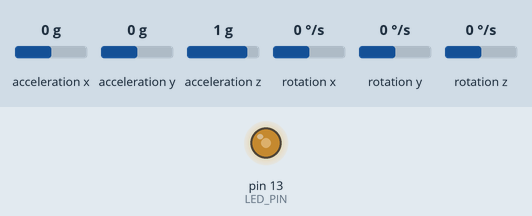
The sketch below on a simulated Arduino Uno, built with avr-gcc and run on an emulated ATmega328P. Parts: output pins drawn as LEDs (lit = HIGH). The test bench sets the inputs (shaded band); at power-on: acceleration x 0 g, acceleration y 0 g, acceleration z 1 g, rotation x 0 °/s, rotation y 0 °/s, rotation z 0 °/s. What the sketch prints to the serial monitor is not drawn.

Above: at 0.1 s.
Timing chart, 0 to 1.6 s (numbered marks = the images above):
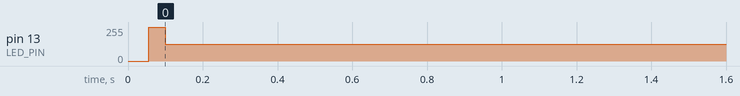

Measured:
- by itself, pin 13 (LED_PIN): 0/255 → 126/255 at 0.06 s

The sketch:

MPU6050_raw1.ino
```cpp
// I2C device class (I2Cdev) demonstration Arduino sketch for MPU6050 class
// 10/7/2011 by Jeff Rowberg <jeff@rowberg.net>
// Updates should (hopefully) always be available at https://github.com/jrowberg/i2cdevlib
//
// Changelog:
//      2013-05-08 - added multiple output formats
//                 - added seamless Fastwire support
//      2011-10-07 - initial release

/* ============================================
I2Cdev device library code is placed under the MIT license
Copyright (c) 2011 Jeff Rowberg

Permission is hereby granted, free of charge, to any person obtaining a copy
of this software and associated documentation files (the "Software"), to deal
in the Software without restriction, including without limitation the rights
to use, copy, modify, merge, publish, distribute, sublicense, and/or sell
copies of the Software, and to permit persons to whom the Software is
furnished to do so, subject to the following conditions:

The above copyright notice and this permission notice shall be included in
all copies or substantial portions of the Software.

THE SOFTWARE IS PROVIDED "AS IS", WITHOUT WARRANTY OF ANY KIND, EXPRESS OR
IMPLIED, INCLUDING BUT NOT LIMITED TO THE WARRANTIES OF MERCHANTABILITY,
FITNESS FOR A PARTICULAR PURPOSE AND NONINFRINGEMENT. IN NO EVENT SHALL THE
AUTHORS OR COPYRIGHT HOLDERS BE LIABLE FOR ANY CLAIM, DAMAGES OR OTHER
LIABILITY, WHETHER IN AN ACTION OF CONTRACT, TORT OR OTHERWISE, ARISING FROM,
OUT OF OR IN CONNECTION WITH THE SOFTWARE OR THE USE OR OTHER DEALINGS IN
THE SOFTWARE.
===============================================
*/

// I2Cdev and MPU6050 must be installed as libraries, or else the .cpp/.h files
// for both classes must be in the include path of your project
#include "I2Cdev.h"
#include "MPU6050.h"

// Arduino Wire library is required if I2Cdev I2CDEV_ARDUINO_WIRE implementation
// is used in I2Cdev.h
#if I2CDEV_IMPLEMENTATION == I2CDEV_ARDUINO_WIRE
    #include "Wire.h"
#endif

// class default I2C address is 0x68
// specific I2C addresses may be passed as a parameter here
// AD0 low = 0x68 (default for InvenSense evaluation board)
// AD0 high = 0x69
MPU6050 accelgyro;
//MPU6050 accelgyro(0x69); // <-- use for AD0 high

int count=0;
float value=0;
int16_t ax, ay, az;
int16_t gx, gy, gz;


// uncomment "OUTPUT_READABLE_ACCELGYRO" if you want to see a tab-separated
// list of the accel X/Y/Z and then gyro X/Y/Z values in decimal. Easy to read,
// not so easy to parse, and slow(er) over UART.
#define OUTPUT_READABLE_ACCELGYRO

// uncomment "OUTPUT_BINARY_ACCELGYRO" to send all 6 axes of data as 16-bit
// binary, one right after the other. This is very fast (as fast as possible
// without compression or data loss), and easy to parse, but impossible to read
// for a human.
//#define OUTPUT_BINARY_ACCELGYRO


#define LED_PIN 13
bool blinkState = false;

void setup() {
    // join I2C bus (I2Cdev library doesn't do this automatically)
    #if I2CDEV_IMPLEMENTATION == I2CDEV_ARDUINO_WIRE
        Wire.begin();
    #elif I2CDEV_IMPLEMENTATION == I2CDEV_BUILTIN_FASTWIRE
        Fastwire::setup(400, true);
    #endif

    // initialize serial communication
    // (38400 chosen because it works as well at 8MHz as it does at 16MHz, but
    // it's really up to you depending on your project)
    Serial.begin(9600);

    // initialize device
    Serial.println("Initializing I2C devices...");
    accelgyro.initialize();

    // verify connection
    Serial.println("Testing device connections...");
    Serial.println(accelgyro.testConnection() ? "MPU6050 connection successful" : "MPU6050 connection failed");

    // use the code below to change accel/gyro offset values
    /*
    Serial.println("Updating internal sensor offsets...");
    // -76	-2359	1688	0	0	0
    Serial.print(accelgyro.getXAccelOffset()); Serial.print("\t"); // -76
    Serial.print(accelgyro.getYAccelOffset()); Serial.print("\t"); // -2359
    Serial.print(accelgyro.getZAccelOffset()); Serial.print("\t"); // 1688
    Serial.print(accelgyro.getXGyroOffset()); Serial.print("\t"); // 0
    Serial.print(accelgyro.getYGyroOffset()); Serial.print("\t"); // 0
    Serial.print(accelgyro.getZGyroOffset()); Serial.print("\t"); // 0
    Serial.print("\n");
    accelgyro.setXGyroOffset(220);
    accelgyro.setYGyroOffset(76);
    accelgyro.setZGyroOffset(-85);
    Serial.print(accelgyro.getXAccelOffset()); Serial.print("\t"); // -76
    Serial.print(accelgyro.getYAccelOffset()); Serial.print("\t"); // -2359
    Serial.print(accelgyro.getZAccelOffset()); Serial.print("\t"); // 1688
    Serial.print(accelgyro.getXGyroOffset()); Serial.print("\t"); // 0
    Serial.print(accelgyro.getYGyroOffset()); Serial.print("\t"); // 0
    Serial.print(accelgyro.getZGyroOffset()); Serial.print("\t"); // 0
    Serial.print("\n");
    */

    // configure Arduino LED for
    pinMode(LED_PIN, OUTPUT);
}

void loop() {
    // read raw accel/gyro measurements from device
    accelgyro.getMotion6(&ax, &ay, &az, &gx, &gy, &gz);

    // these methods (and a few others) are also available
    //accelgyro.getAcceleration(&ax, &ay, &az);
    //accelgyro.getRotation(&gx, &gy, &gz);

    #ifdef OUTPUT_READABLE_ACCELGYRO
        // display tab-separated accel/gyro x/y/z values
        float ax1=(float)ax/2048;
        float ay1=(float)ay/2048;
        float az1=(float)az/2048;    // these methods (and a few others) are also available
        float gyrox = (float)gx/131;
        float gyroy = (float)gy/131;
        float gyroz = (float)gz/131;
        float angax = 57.295* atan(ax1 / sqrt(pow(ay1,2)+pow(az1,2)));
        float angay = 57.295* atan(ay1 / sqrt(pow(ax1,2)+pow(az1,2)));
        float angaz = 57.295* atan(az1 / sqrt(pow(ax1,2)+pow(ay1,2)));
        float compl_gyrox=((0.98)*(compl_gyrox + gyrox*0.01)+(0.02)*(angax))*180/3.14;
        float compl_gyroy=((0.98)*(compl_gyroy + gyroy*0.01)+(0.02)*(angay))*180/3.14;
        float compl_gyroz=((0.98)*(compl_gyroz + gyroz*0.01)+(0.02)*(angaz))*180/3.14;

//        Serial.print("a/g:\t");
//        Serial.print(ax1); Serial.print("\t");
//        Serial.print(ay1); Serial.print("\t");
//        Serial.print(az1); Serial.print("\t");
//        Serial.print(compl_gyrox); Serial.print("\t");
//        Serial.print(compl_gyroy); Serial.print("\t");
//        Serial.println(compl_gyroz);
        count++;
        value+=ax1;
        if(count==200)
        {
          value=value/count;
          Serial.println(value);
          count=0;
        }
    #endif
//
//    #ifdef OUTPUT_BINARY_ACCELGYRO
//        Serial.write((uint8_t)(ax >> 8)); Serial.write((uint8_t)(ax & 0xFF));
//        Serial.write((uint8_t)(ay >> 8)); Serial.write((uint8_t)(ay & 0xFF));
//        Serial.write((uint8_t)(az >> 8)); Serial.write((uint8_t)(az & 0xFF));
//        Serial.write((uint8_t)(gx >> 8)); Serial.write((uint8_t)(gx & 0xFF));
//        Serial.write((uint8_t)(gy >> 8)); Serial.write((uint8_t)(gy & 0xFF));
//        Serial.write((uint8_t)(gz >> 8)); Serial.write((uint8_t)(gz & 0xFF));
//    #endif

    // blink LED to indicate activity
    blinkState = !blinkState;
    digitalWrite(LED_PIN, blinkState);
}
```
